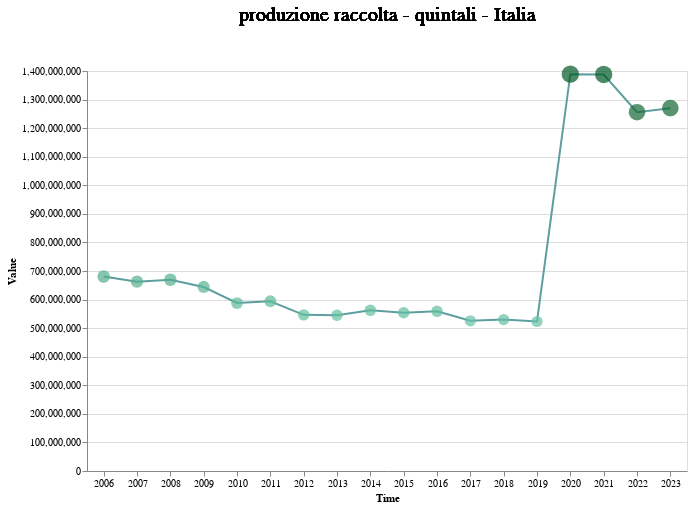

Notebook source saved alongside this figure:
### Markdown cell above
#### Questo penso sia l'unico modo per mettere il grafico con il menù a tendina dentro un sito web html

### Code cell
# Calcolo valore totale per Tipo dato e TIME
summarized_df = data_filtered3.groupby(['Tipo dato', 'TIME', 'Territorio'])['Value'].sum().reset_index()

# Rimozione anno 2024 perchè mancano dei dati
summarized_df = summarized_df[summarized_df['TIME'] != 2024]

# Create a new column for the concatenated title
summarized_df['Title'] = summarized_df['Tipo dato'] + ' - ' + summarized_df['Territorio']

# Dropdown options (list of Tipo dato)
dropdown_options1 = sorted(summarized_df['Tipo dato'].unique().tolist())

# Dropdown options (list of Territories)
dropdown_options_territorio = sorted(summarized_df['Territorio'].unique().tolist())

# Dropdown selection
dropdown1 = alt.binding_select(options=dropdown_options1, name = 'Select Tipo dato ')
selection1 = alt.selection_point(fields=['Tipo dato'], bind=dropdown1, name='SelectTipoDato', value = dropdown_options1[0])

# Dropdown selection
dropdown2 = alt.binding_select(options=dropdown_options_territorio, name = 'Select Territorio ')
selection2 = alt.selection_point(fields=['Territorio'], bind=dropdown2, name = 'SelectTerritorio', value = dropdown_options_territorio[7])

min_max_values = summarized_df.groupby(['Tipo dato', 'Territorio'])['Value'].agg(['min', 'max']).reset_index()

import altair as alt
import pandas as pd
import base64
from io import BytesIO
from PIL import Image

# Funzione per convertire l'immagine in una stringa base64
def image_to_base64(image_path):
    with open(image_path, "rb") as image_file:
        return base64.b64encode(image_file.read()).decode('utf-8')

# Converti l'immagine locale in base64
image_path = "plot.png"
base64_image = image_to_base64(image_path)
image_url = f"data:image/png;base64,{base64_image}"

# Grafico a dispersione con cerchi
chart = alt.Chart(summarized_df).transform_filter(
    selection1 & selection2
).mark_circle().encode(
    y='Value:Q',
    x='TIME:N',
    size=alt.Size(field='Value', type='quantitative', bin=alt.BinParams(maxbins=5)),
    color=alt.Color('Value:Q', scale=alt.Scale(scheme='blues')),
    tooltip=['TIME', 'Value']
).encode(
    x=alt.X('TIME:N', title='Time', axis=alt.Axis(labelAngle=0, labelAlign='center', labelBaseline='top')),
    y=alt.Y('Value:Q', title='Value'),
    size=alt.Size('Value:Q', scale=alt.Scale(range=[20, 300]), legend = None),  # Binning dei pallini
    color=alt.Color('Value:Q', scale=alt.Scale(range=['#66c2a4', '#005824'])),
    tooltip=['TIME:N', 'Value:Q']
).properties(
    width=600,
    height=400
)

# Grafico a linee
line = alt.Chart(summarized_df).transform_filter(
    selection1 & selection2
).mark_line().encode(
    x=alt.X('TIME:N', title='Time'),
    y=alt.Y('Value:Q', title='Value'),
    color=alt.value('#5F9EA0')  # Colore blu più scuro per la linea
)

# Text chart for dynamic title
text = alt.Chart(summarized_df).transform_filter(
    selection1 & selection2
).mark_text(
    align='center',
    dy=-15,
    fontSize=20
).encode(
    text='Title:N'
).properties(
    width=600,
    height=30  # Height for the text chart
)


# Combine text chart and main chart
combined_chart = alt.vconcat(text, alt.layer(line, chart).add_selection(selection2, selection1))


# combined_chart = alt.layer(line, chart)

# Save the chart to a JSON file
chart_json = combined_chart.to_json()
with open('chart.json', 'w') as f:
    f.write(chart_json)

# Visualizzazione del grafico combinato
combined_chart

### Figure 1 — Vega-Lite specification as saved in the notebook (floating-point values rounded to 4 significant figures; data arrays with more than 128 entries replaced by an {"elided": "..."} marker saying what was removed)
{"config": {"view": {"continuousWidth": 300, "continuousHeight": 300}}, "vconcat": [{"mark": {"type": "text", "align": "center", "dy": -15, "fontSize": 20}, "encoding": {"text": {"field": "Title", "type": "nominal"}}, "height": 30, "transform": [{"filter": {"and": [{"param": "SelectTipoDato"}, {"param": "SelectTerritorio"}]}}], "width": 600}, {"layer": [{"mark": {"type": "line"}, "encoding": {"color": {"value": "#5F9EA0"}, "x": {"field": "TIME", "title": "Time", "type": "nominal"}, "y": {"field": "Value", "title": "Value", "type": "quantitative"}}, "name": "view_1", "transform": [{"filter": {"and": [{"param": "SelectTipoDato"}, {"param": "SelectTerritorio"}]}}]}, {"mark": {"type": "circle"}, "encoding": {"color": {"field": "Value", "scale": {"range": ["#66c2a4", "#005824"]}, "type": "quantitative"}, "size": {"field": "Value", "legend": null, "scale": {"range": [20, 300]}, "type": "quantitative"}, "tooltip": [{"field": "TIME", "type": "nominal"}, {"field": "Value", "type": "quantitative"}], "x": {"axis": {"labelAlign": "center", "labelAngle": 0, "labelBaseline": "top"}, "field": "TIME", "title": "Time", "type": "nominal"}, "y": {"field": "Value", "title": "Value", "type": "quantitative"}}, "transform": [{"filter": {"and": [{"param": "SelectTipoDato"}, {"param": "SelectTerritorio"}]}}]}], "height": 400, "width": 600}], "data": {"name": "data-9f84a17ee157a051aae6258a466f5dc1"}, "params": [{"name": "SelectTerritorio", "select": {"type": "point", "fields": ["Territorio"]}, "bind": {"input": "select", "options": ["Abruzzo", "Basilicata", "Bolzano / Bozen", "Calabria", "Campania", "Emilia-Romagna", "Friuli-Venezia Giulia", "Italia", "Lazio", "Liguria", "Lombardia", "Marche", "Molise", "Piemonte", "Puglia", "Sardegna", "Sicilia", "Toscana", "Trentino Alto Adige / Südtirol", "Umbria", "Valle d'Aosta / Vallée d'Aoste", "Veneto"], "name": "Select Territorio "}, "value": "Italia", "views": ["view_1"]}, {"name": "SelectTipoDato", "select": {"type": "point", "fields": ["Tipo dato"]}, "bind": {"input": "select", "options": ["produzione raccolta - quintali", "produzione totale - migliaia di quintali", "produzione totale - quintali", "superficie in produzione - ettari", "superficie totale - are", "superficie totale - ettari", "unità foraggere"], "name": "Select Tipo dato "}, "value": "produzione raccolta - quintali", "views": ["view_1"]}], "$schema": "https://vega.github.io/schema/vega-lite/v5.15.1.json", "datasets": {"data-9f84a17ee157a051aae6258a466f5dc1": {"elided": "2624 records"}}}
